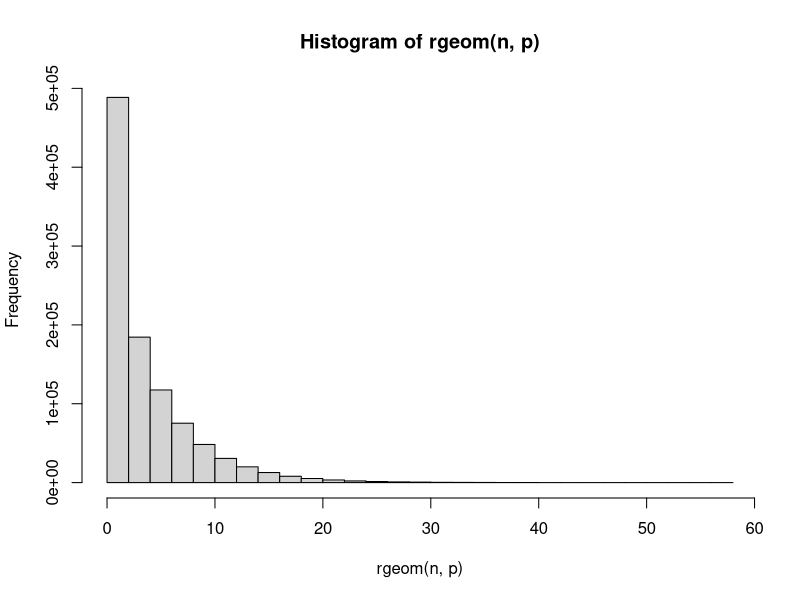
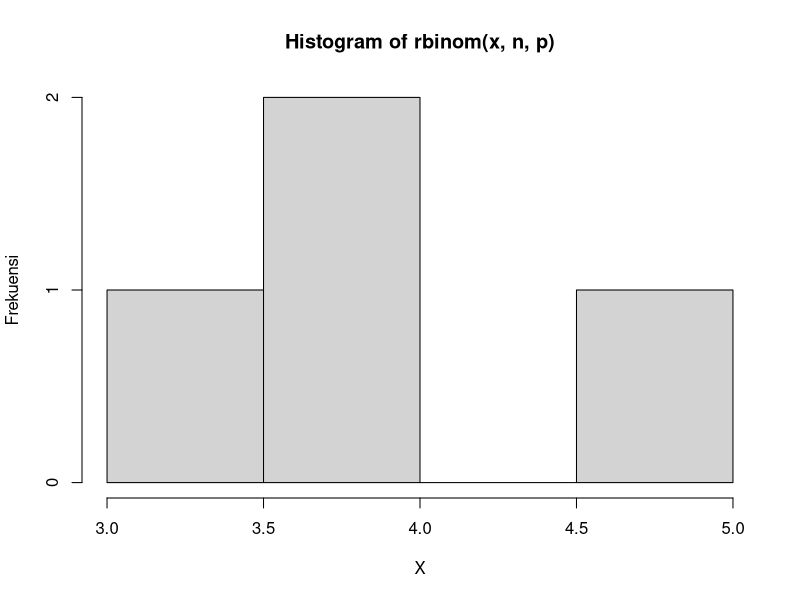
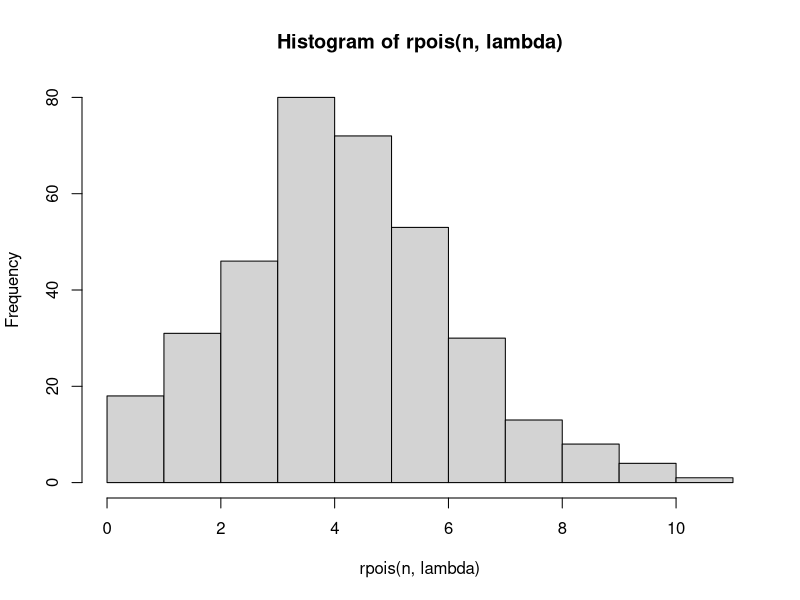
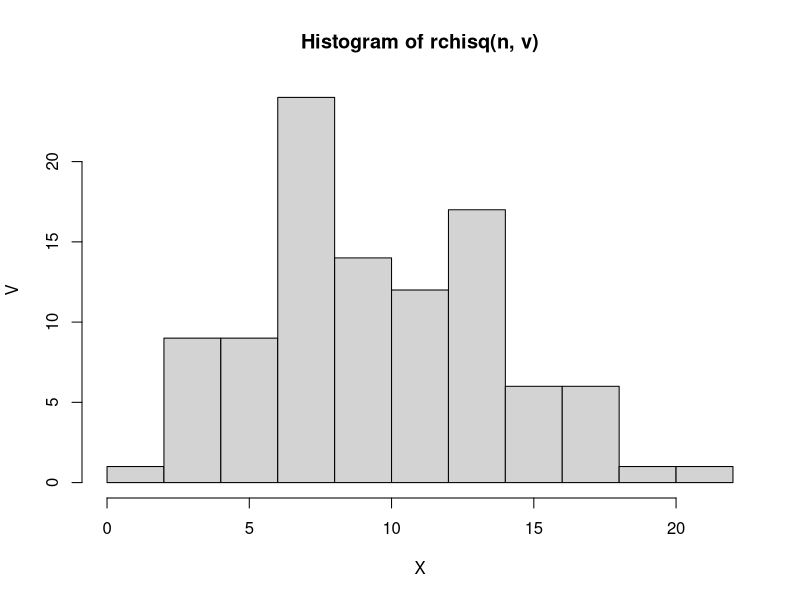
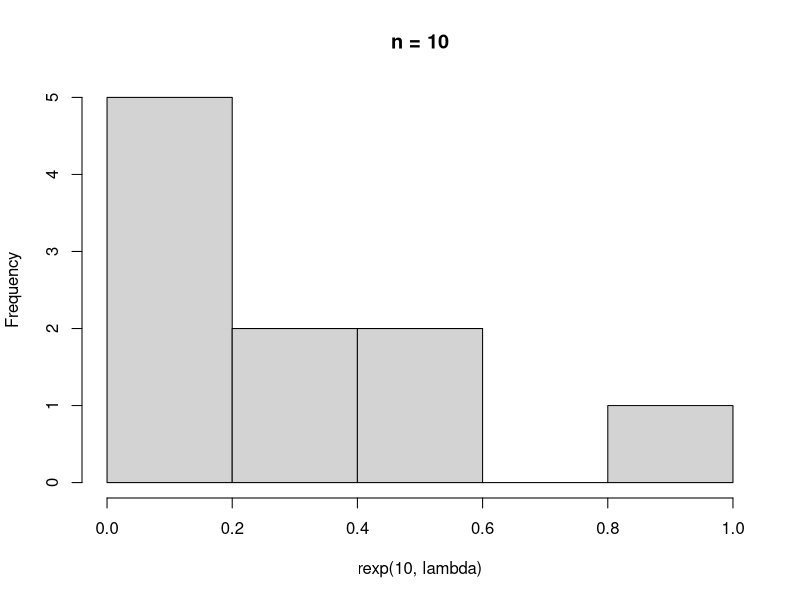
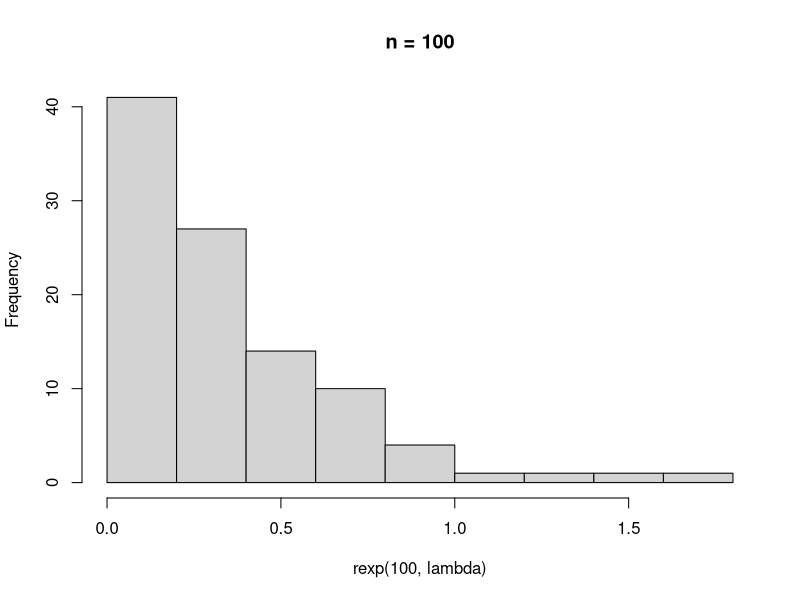
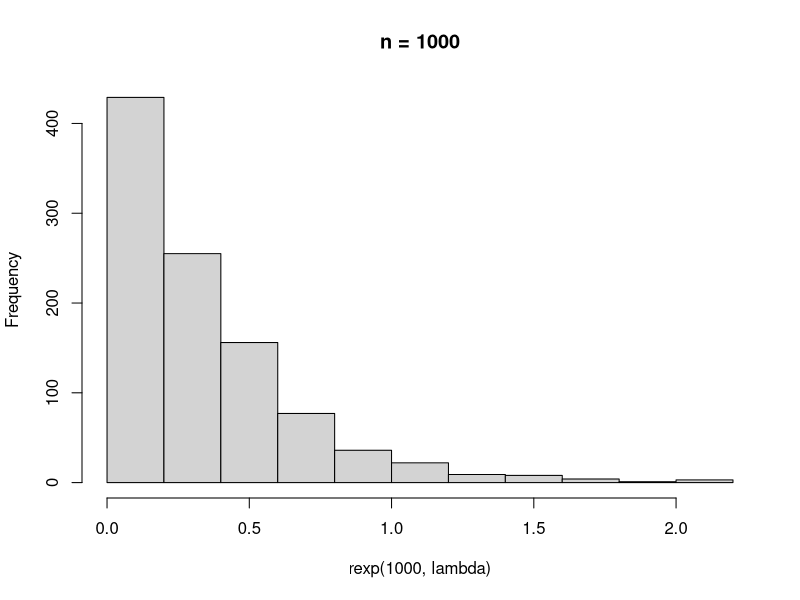
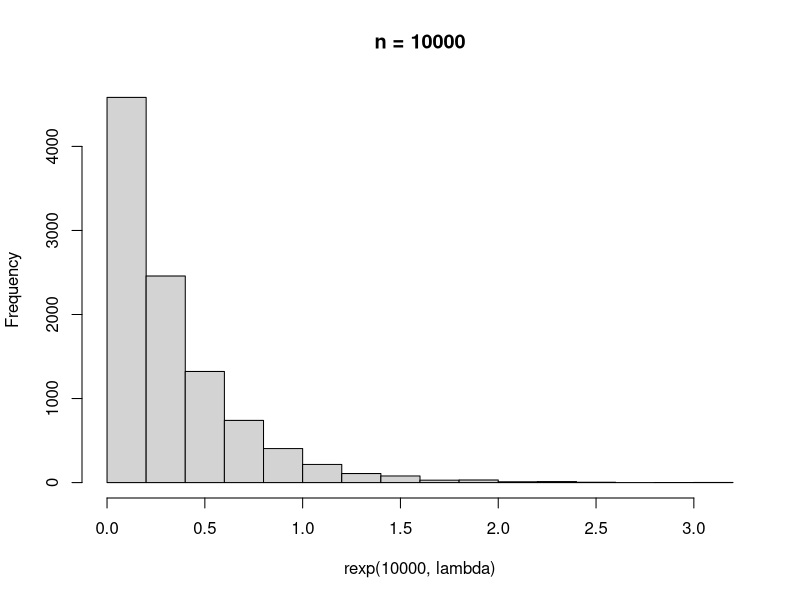

Generate these figures, in order, with R:
# SOAL 1
# A
x <- 3
p <- 0.2
(P <- dgeom(x, p))

# B
n <- 1000000
X <- 3
randomGeometric <- rgeom(n, p) == X
(mean(randomGeometric))

# C - Penjelasan di Github
# D
hist(rgeom(n, p))

# E
(mean <- 1/p)
(variance <- (1-p)/(p^2))

# SOAL 2
n <- 20
p <- 0.2

# A
x <- 4
(probability <- dbinom(x, n, p))

# B
hist(rbinom(x, n, p), xlab = "X", ylab = "Frekuensi")

# C
(mean <- n * p)
(variance <- n * p * (1 - (prob <- p)))

# SOAL 3
lambda <- 4.5

# A
x <- 6
(probability <- dpois(x, lambda))

# B
n <- 356
x <- 6
hist(rpois(n, lambda))
(rpois(n, lambda) == x)

# C

# D
(mean <- variance <- lambda)

# SOAL 4
x <- 2
v <- 10

# A
(probability <- dchisq(x, v))

# B
n <- 100
hist(rchisq(n, v), xlab = "X", ylab = "V")

# C
(mean <- v)
(variance <- 2*v)

# SOAL 5
lambda <- 3

set.seed(1)
rnorm(1)

# A
(probability <- dexp(1, lambda))

# B
hist(rexp(10, lambda), main = "n = 10")
hist(rexp(100, lambda), main = "n = 100")
hist(rexp(1000, lambda), main = "n = 1000")
hist(rexp(10000, lambda), main = "n = 10000")

# C
n <- 100
expDist <- rexp(n, lambda)
(mean <- mean(expDist))
(variance <- var(expDist))

# SOAL 6
n <- 100
mean <- 50
sd <- 8

set.seed(2)

# A
data <- rnorm(n, mean, sd)
summary(data)

(x1 = runif(1, min = min(data), max = mean))
(x2 = runif(1, min = mean, max = max(data)))

(probability1 <- pnorm(x1, mean, sd))
(probability2 <- pnorm(x2, mean, sd))

(probability <- probability2 - probability1)
plot(data)

# B
breaks <- 50
hist(data, breaks, main = "5025211162_Darren Prasetya_Probstat_A_DNhistogram")

# C
(variance <- var(data))